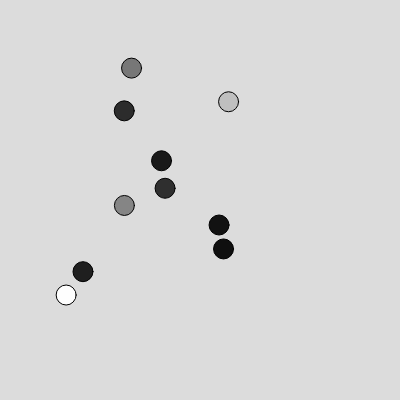
Frame 1 (no input)
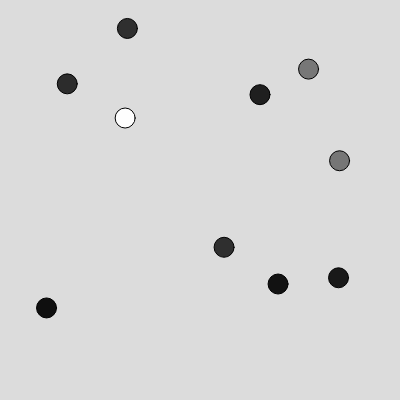
Frame 60 (no input)
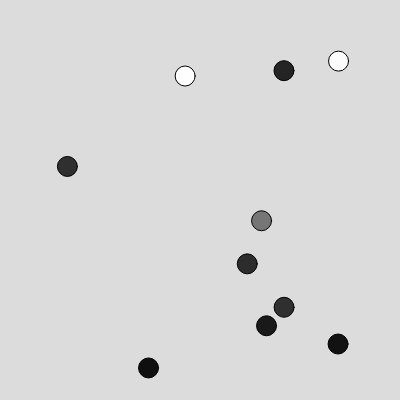
Frame 120 (the mouse pressed at the canvas centre since frame 60)

The p5.js sketch that drew these frames (run headless with seeded random() and noise() and a simulated clock; from frame 60 on, the mouse is pressed at the canvas centre):

// p5.js sketch
// ── sketch.js
balls = []

function setup() {
  createCanvas(400, 400);
  
  for(var i = 0;i<10;i++){
    balls[i] = new Ball(random(50,300),random(50,300));
  
  }
}

function draw() {
  background(220);
  
  for(var i=0;i<balls.length;i++){
    balls[i].display();
    balls[i].move();
    for(var j=0;j<balls.length;j++){
      if(balls[i]!=balls[j]){
        balls[i].intersect(balls[j]);
      }
    }
  }
}


function Ball(x,y){
  this.x = x;
  this.y = y;
  this.col = random(255);
  this.speeds = [-1,-3,3,1];
  this.speedx = random(this.speeds);
  this.speedy = random(this.speeds);
  this.r = 10;
  
  this.intersect = function(other){
    var d = dist(this.x,this.y,other.x,other.y);
    if(d < this.r+other.r){
      this.speedx = this.speedx*-1;
      other.speedy = other.speedy*-1;
      this.col = random(255);
    }
  }
  
  this.display = function(){
    fill(this.col);
    ellipse(this.x,this.y,this.r*2,this.r*2);
  }
  
  this.move = function(){
    this.x = this.x + this.speedx;
    this.y = this.y + this.speedy;
    
    if(this.x>width-this.r || this.x<this.r){
      this.speedx = this.speedx*-1;
    }
    
    if(this.y>height-this.r || this.y<this.r){
      this.speedy = this.speedy*-1;
    }
  }
}
